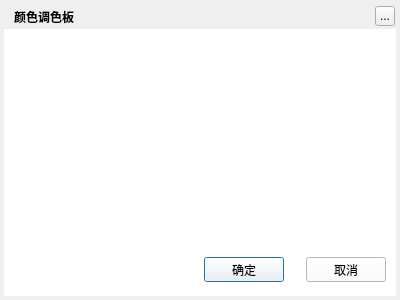
<?xml version="1.0" encoding="UTF-8"?>
<ui version="4.0">
 <class>DownloadColorDialog</class>
 <widget class="QDialog" name="DownloadColorDialog">
  <property name="geometry">
   <rect>
    <x>0</x>
    <y>0</y>
    <width>400</width>
    <height>300</height>
   </rect>
  </property>
  <property name="windowTitle">
   <string>提示框</string>
  </property>
  <property name="styleSheet">
   <string notr="true"/>
  </property>
  <widget class="QLabel" name="background">
   <property name="geometry">
    <rect>
     <x>4</x>
     <y>4</y>
     <width>392</width>
     <height>292</height>
    </rect>
   </property>
   <property name="styleSheet">
    <string notr="true"/>
   </property>
   <property name="text">
    <string/>
   </property>
  </widget>
  <widget class="QLabel" name="topTitleName">
   <property name="geometry">
    <rect>
     <x>14</x>
     <y>4</y>
     <width>221</width>
     <height>25</height>
    </rect>
   </property>
   <property name="styleSheet">
    <string notr="true">color:&quot;#FFFFFF&quot;;font-weight:bold</string>
   </property>
   <property name="text">
    <string>颜色调色板</string>
   </property>
  </widget>
  <widget class="QToolButton" name="topTitleCloseButton">
   <property name="geometry">
    <rect>
     <x>375</x>
     <y>6</y>
     <width>20</width>
     <height>20</height>
    </rect>
   </property>
   <property name="text">
    <string>...</string>
   </property>
  </widget>
  <widget class="QWidget" name="backgroundMask" native="true">
   <property name="geometry">
    <rect>
     <x>4</x>
     <y>29</y>
     <width>392</width>
     <height>267</height>
    </rect>
   </property>
   <property name="styleSheet">
    <string notr="true">background:white;</string>
   </property>
   <widget class="DownloadHlPalette" name="wgtPalette" native="true">
    <property name="geometry">
     <rect>
      <x>10</x>
      <y>10</y>
      <width>372</width>
      <height>175</height>
     </rect>
    </property>
   </widget>
   <widget class="DownloadHlSaturationPalette" name="wgtSaturationIndicator" native="true">
    <property name="geometry">
     <rect>
      <x>10</x>
      <y>190</y>
      <width>372</width>
      <height>24</height>
     </rect>
    </property>
   </widget>
   <widget class="QPushButton" name="confirmButton">
    <property name="geometry">
     <rect>
      <x>200</x>
      <y>228</y>
      <width>80</width>
      <height>25</height>
     </rect>
    </property>
    <property name="text">
     <string>确定</string>
    </property>
   </widget>
   <widget class="QPushButton" name="cancelButton">
    <property name="geometry">
     <rect>
      <x>302</x>
      <y>228</y>
      <width>80</width>
      <height>25</height>
     </rect>
    </property>
    <property name="text">
     <string>取消</string>
    </property>
   </widget>
  </widget>
  <zorder>background</zorder>
  <zorder>backgroundMask</zorder>
  <zorder>topTitleName</zorder>
  <zorder>topTitleCloseButton</zorder>
 </widget>
 <customwidgets>
  <customwidget>
   <class>DownloadHlPalette</class>
   <extends>QWidget</extends>
   <header>downloadcolordialog.h</header>
   <container>1</container>
  </customwidget>
  <customwidget>
   <class>DownloadHlSaturationPalette</class>
   <extends>QWidget</extends>
   <header>downloadcolordialog.h</header>
   <container>1</container>
  </customwidget>
 </customwidgets>
 <resources/>
 <connections/>
</ui>
